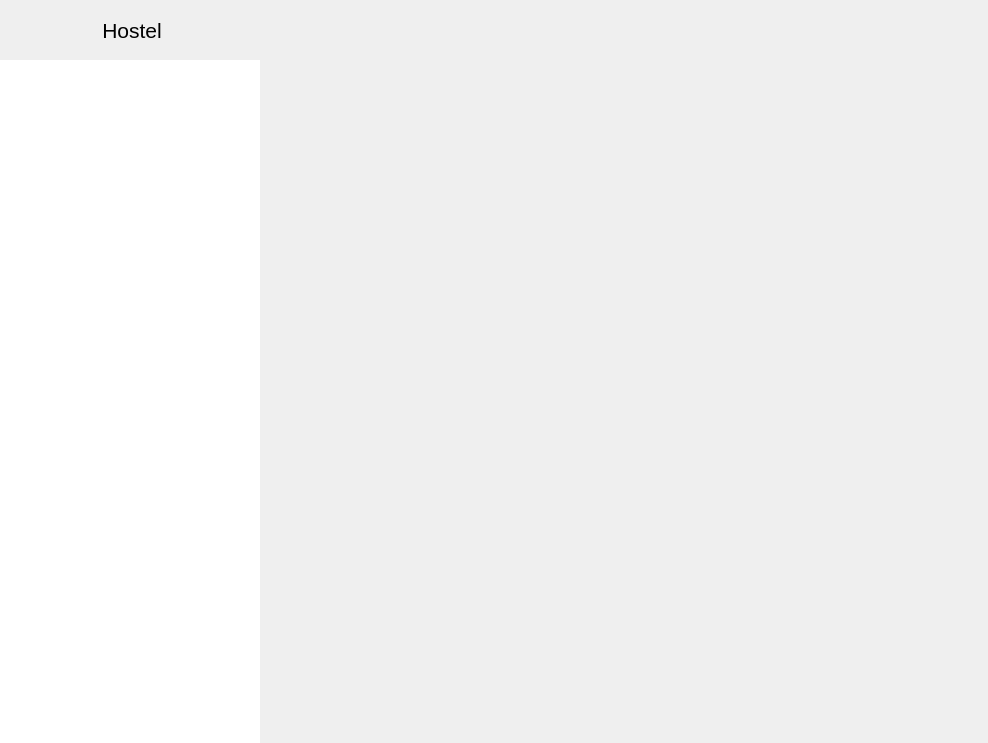
<?xml version="1.0" encoding="UTF-8"?>
<ui version="4.0">
 <class>MainWindow</class>
 <widget class="QMainWindow" name="MainWindow">
  <property name="geometry">
   <rect>
    <x>0</x>
    <y>0</y>
    <width>988</width>
    <height>743</height>
   </rect>
  </property>
  <property name="windowTitle">
   <string>MainWindow</string>
  </property>
  <widget class="QWidget" name="centralwidget">
   <layout class="QGridLayout" name="gridLayout">
    <property name="leftMargin">
     <number>0</number>
    </property>
    <property name="topMargin">
     <number>0</number>
    </property>
    <property name="rightMargin">
     <number>0</number>
    </property>
    <property name="bottomMargin">
     <number>0</number>
    </property>
    <property name="spacing">
     <number>0</number>
    </property>
    <item row="0" column="0" rowspan="3" colspan="2">
     <widget class="QFrame" name="sidebar_frame">
      <property name="minimumSize">
       <size>
        <width>0</width>
        <height>0</height>
       </size>
      </property>
      <property name="styleSheet">
       <string notr="true"/>
      </property>
      <property name="frameShape">
       <enum>QFrame::NoFrame</enum>
      </property>
      <property name="frameShadow">
       <enum>QFrame::Raised</enum>
      </property>
      <layout class="QGridLayout" name="gridLayout_3">
       <property name="leftMargin">
        <number>0</number>
       </property>
       <property name="topMargin">
        <number>0</number>
       </property>
       <property name="rightMargin">
        <number>0</number>
       </property>
       <property name="bottomMargin">
        <number>0</number>
       </property>
       <property name="spacing">
        <number>0</number>
       </property>
       <item row="0" column="0">
        <widget class="QFrame" name="collapsed_sidebar_frame">
         <property name="maximumSize">
          <size>
           <width>75</width>
           <height>16777215</height>
          </size>
         </property>
         <property name="frameShape">
          <enum>QFrame::NoFrame</enum>
         </property>
         <property name="frameShadow">
          <enum>QFrame::Raised</enum>
         </property>
         <layout class="QGridLayout" name="gridLayout_5">
          <property name="leftMargin">
           <number>0</number>
          </property>
          <property name="topMargin">
           <number>0</number>
          </property>
          <property name="rightMargin">
           <number>0</number>
          </property>
          <property name="bottomMargin">
           <number>0</number>
          </property>
          <property name="spacing">
           <number>0</number>
          </property>
          <item row="1" column="0">
           <widget class="QListWidget" name="collapsed_buttons_list_widget">
            <property name="maximumSize">
             <size>
              <width>60</width>
              <height>16777215</height>
             </size>
            </property>
            <property name="mouseTracking">
             <bool>true</bool>
            </property>
            <property name="frameShape">
             <enum>QFrame::NoFrame</enum>
            </property>
           </widget>
          </item>
          <item row="0" column="0">
           <widget class="QFrame" name="collapsed_sidebar_button_frame">
            <property name="minimumSize">
             <size>
              <width>60</width>
              <height>60</height>
             </size>
            </property>
            <property name="maximumSize">
             <size>
              <width>16777215</width>
              <height>60</height>
             </size>
            </property>
            <property name="frameShape">
             <enum>QFrame::NoFrame</enum>
            </property>
            <property name="frameShadow">
             <enum>QFrame::Raised</enum>
            </property>
            <layout class="QGridLayout" name="gridLayout_8">
             <item row="0" column="0">
              <widget class="QPushButton" name="show_icons_and_text_button">
               <property name="minimumSize">
                <size>
                 <width>0</width>
                 <height>40</height>
                </size>
               </property>
               <property name="maximumSize">
                <size>
                 <width>50</width>
                 <height>16777215</height>
                </size>
               </property>
               <property name="cursor">
                <cursorShape>PointingHandCursor</cursorShape>
               </property>
               <property name="text">
                <string/>
               </property>
               <property name="flat">
                <bool>true</bool>
               </property>
              </widget>
             </item>
            </layout>
           </widget>
          </item>
         </layout>
        </widget>
       </item>
       <item row="0" column="1">
        <widget class="QFrame" name="expanded_sidebar_frame">
         <property name="minimumSize">
          <size>
           <width>200</width>
           <height>0</height>
          </size>
         </property>
         <property name="maximumSize">
          <size>
           <width>250</width>
           <height>16777215</height>
          </size>
         </property>
         <property name="frameShape">
          <enum>QFrame::NoFrame</enum>
         </property>
         <property name="frameShadow">
          <enum>QFrame::Raised</enum>
         </property>
         <layout class="QGridLayout" name="gridLayout_2">
          <property name="leftMargin">
           <number>0</number>
          </property>
          <property name="topMargin">
           <number>0</number>
          </property>
          <property name="rightMargin">
           <number>0</number>
          </property>
          <property name="bottomMargin">
           <number>0</number>
          </property>
          <property name="spacing">
           <number>0</number>
          </property>
          <item row="0" column="0">
           <widget class="QFrame" name="expanded_sidebar_button_frame">
            <property name="minimumSize">
             <size>
              <width>0</width>
              <height>60</height>
             </size>
            </property>
            <property name="maximumSize">
             <size>
              <width>200</width>
              <height>60</height>
             </size>
            </property>
            <property name="frameShape">
             <enum>QFrame::NoFrame</enum>
            </property>
            <property name="frameShadow">
             <enum>QFrame::Raised</enum>
            </property>
            <layout class="QGridLayout" name="gridLayout_7">
             <item row="0" column="0">
              <widget class="QLabel" name="title_label">
               <property name="minimumSize">
                <size>
                 <width>125</width>
                 <height>0</height>
                </size>
               </property>
               <property name="maximumSize">
                <size>
                 <width>16777215</width>
                 <height>16777215</height>
                </size>
               </property>
               <property name="font">
                <font>
                 <pointsize>16</pointsize>
                </font>
               </property>
               <property name="text">
                <string>Hostel</string>
               </property>
               <property name="alignment">
                <set>Qt::AlignCenter</set>
               </property>
              </widget>
             </item>
             <item row="0" column="1">
              <widget class="QPushButton" name="show_icons_only_button">
               <property name="minimumSize">
                <size>
                 <width>50</width>
                 <height>40</height>
                </size>
               </property>
               <property name="maximumSize">
                <size>
                 <width>50</width>
                 <height>16777215</height>
                </size>
               </property>
               <property name="cursor">
                <cursorShape>PointingHandCursor</cursorShape>
               </property>
               <property name="text">
                <string/>
               </property>
               <property name="flat">
                <bool>true</bool>
               </property>
              </widget>
             </item>
            </layout>
           </widget>
          </item>
          <item row="1" column="0">
           <widget class="QListWidget" name="expanded_buttons_list_widget">
            <property name="maximumSize">
             <size>
              <width>200</width>
              <height>16777215</height>
             </size>
            </property>
            <property name="mouseTracking">
             <bool>true</bool>
            </property>
            <property name="frameShape">
             <enum>QFrame::NoFrame</enum>
            </property>
           </widget>
          </item>
         </layout>
        </widget>
       </item>
      </layout>
     </widget>
    </item>
    <item row="0" column="2" rowspan="3">
     <widget class="QStackedWidget" name="stacked_widget">
      <property name="minimumSize">
       <size>
        <width>0</width>
        <height>0</height>
       </size>
      </property>
      <property name="currentIndex">
       <number>-1</number>
      </property>
     </widget>
    </item>
   </layout>
  </widget>
 </widget>
 <resources/>
 <connections/>
</ui>
